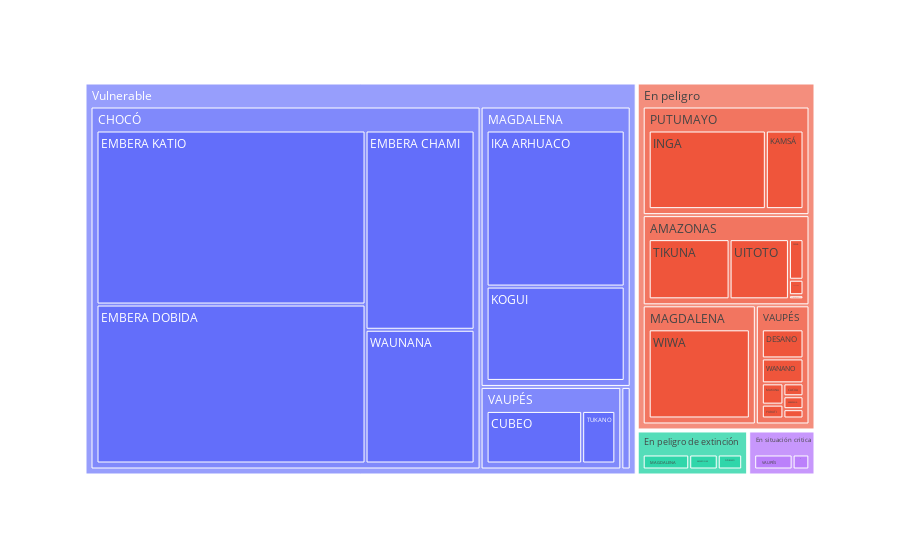

Notebook code for this chart:
### Markdown cell above
**Se realiza la visualización con las variables que se desean usar, Vitalidad, Departamento, Nombre de Lengua y Número de Hablantes**

### Code cell
fig = px.treemap(new, path=['Vitalidad',"Departamento",'Nombre de Lengua'],
                 values='Número de Hablantes')
  
fig.show()

### Figure 1 — Plotly figure (JSON) as saved in the notebook; plotly's stock layout.template omitted (floating-point values rounded to 4 significant figures)
{"data": [{"branchvalues": "total", "domain": {"x": [0, 1], "y": [0, 1]}, "hovertemplate": "labels=%{label}<br>Número de Hablantes=%{value}<br>parent=%{parent}<br>id=%{id}<extra></extra>", "ids": ["En peligro de extinción/AMAZONAS/ANDOQUE", "En situación critica/VAUPÉS/BARASANA", "En peligro/VAUPÉS/BARÁ", "Vulnerable/AMAZONAS/BORA", "En situación critica/VAUPÉS/CABIYARI", "En peligro/VAUPÉS/CACUA", "En situación critica/VAUPÉS/CARIJONA", "En peligro de extinción/MAGDALENA/CHIMILA", "En peligro de extinción/AMAZONAS/COCAMA", "En peligro de extinción/PUTUMAYO/COFÁN", "Vulnerable/VAUPÉS/CUBEO", "En peligro/VAUPÉS/DESANO", "Vulnerable/CHOCÓ/EMBERA CHAMI", "Vulnerable/CHOCÓ/EMBERA DOBIDA", "Vulnerable/CHOCÓ/EMBERA KATIO", "Vulnerable/MAGDALENA/IKA ARHUACO", "En peligro/PUTUMAYO/INGA", "En peligro/PUTUMAYO/KAMSÁ", "En peligro/VAUPÉS/KARAPANA", "Vulnerable/MAGDALENA/KOGUI", "En peligro/VAUPÉS/MAKUNA", "En peligro de extinción/AMAZONAS/MIRAÑA", "En peligro/AMAZONAS/MUINANE", "En situación critica/AMAZONAS/NONUYA", "En peligro de extinción/AMAZONAS/OCAINA", "En situación critica/VAUPÉS/PIRATAPUYO", "En situación critica/VAUPÉS/PISAMIRA", "En situación critica/PUTUMAYO/SIONA", "En peligro/VAUPÉS/SIRIANO", "En peligro/VAUPÉS/TAIWANO", "En peligro de extinción/AMAZONAS/TANIMUKA", "En situación critica/VAUPÉS/TARIANO", "En peligro/VAUPÉS/TATUYO", "En peligro/AMAZONAS/TIKUNA", "Vulnerable/VAUPÉS/TUKANO", "En peligro/VAUPÉS/TUYUCA", "En peligro/AMAZONAS/UITOTO", "En peligro/VAUPÉS/WANANO", "Vulnerable/CHOCÓ/WAUNANA", "En peligro/MAGDALENA/WIWA", "En peligro/AMAZONAS/YAGUA", "En peligro/AMAZONAS/YUCUNA", "En peligro/VAUPÉS/YURUTI", "En peligro/AMAZONAS", "En peligro de extinción/AMAZONAS", "En situación critica/AMAZONAS", "Vulnerable/AMAZONAS", "Vulnerable/CHOCÓ", "En peligro/MAGDALENA", "En peligro de extinción/MAGDALENA", "Vulnerable/MAGDALENA", "En peligro/PUTUMAYO", "En peligro de extinción/PUTUMAYO", "En situación critica/PUTUMAYO", "En peligro/VAUPÉS", "En situación critica/VAUPÉS", "Vulnerable/VAUPÉS", "En peligro", "En peligro de extinción", "En situación critica", "Vulnerable"], "labels": ["ANDOQUE", "BARASANA", "BARÁ", "BORA", "CABIYARI", "CACUA", "CARIJONA", "CHIMILA", "COCAMA", "COFÁN", "CUBEO", "DESANO", "EMBERA CHAMI", "EMBERA DOBIDA", "EMBERA KATIO", "IKA ARHUACO", "INGA", "KAMSÁ", "KARAPANA", "KOGUI", "MAKUNA", "MIRAÑA", "MUINANE", "NONUYA", "OCAINA", "PIRATAPUYO", "PISAMIRA", "SIONA", "SIRIANO", "TAIWANO", "TANIMUKA", "TARIANO", "TATUYO", "TIKUNA", "TUKANO", "TUYUCA", "UITOTO", "WANANO", "WAUNANA", "WIWA", "YAGUA", "YUCUNA", "YURUTI", "AMAZONAS", "AMAZONAS", "AMAZONAS", "AMAZONAS", "CHOCÓ", "MAGDALENA", "MAGDALENA", "MAGDALENA", "PUTUMAYO", "PUTUMAYO", "PUTUMAYO", "VAUPÉS", "VAUPÉS", "VAUPÉS", "En peligro", "En peligro de extinción", "En situación critica", "Vulnerable"], "name": "", "parents": ["En peligro de extinción/AMAZONAS", "En situación critica/VAUPÉS", "En peligro/VAUPÉS", "Vulnerable/AMAZONAS", "En situación critica/VAUPÉS", "En peligro/VAUPÉS", "En situación critica/VAUPÉS", "En peligro de extinción/MAGDALENA", "En peligro de extinción/AMAZONAS", "En peligro de extinción/PUTUMAYO", "Vulnerable/VAUPÉS", "En peligro/VAUPÉS", "Vulnerable/CHOCÓ", "Vulnerable/CHOCÓ", "Vulnerable/CHOCÓ", "Vulnerable/MAGDALENA", "En peligro/PUTUMAYO", "En peligro/PUTUMAYO", "En peligro/VAUPÉS", "Vulnerable/MAGDALENA", "En peligro/VAUPÉS", "En peligro de extinción/AMAZONAS", "En peligro/AMAZONAS", "En situación critica/AMAZONAS", "En peligro de extinción/AMAZONAS", "En situación critica/VAUPÉS", "En situación critica/VAUPÉS", "En situación critica/PUTUMAYO", "En peligro/VAUPÉS", "En peligro/VAUPÉS", "En peligro de extinción/AMAZONAS", "En situación critica/VAUPÉS", "En peligro/VAUPÉS", "En peligro/AMAZONAS", "Vulnerable/VAUPÉS", "En peligro/VAUPÉS", "En peligro/AMAZONAS", "En peligro/VAUPÉS", "Vulnerable/CHOCÓ", "En peligro/MAGDALENA", "En peligro/AMAZONAS", "En peligro/AMAZONAS", "En peligro/VAUPÉS", "En peligro", "En peligro de extinción", "En situación critica", "Vulnerable", "Vulnerable", "En peligro", "En peligro de extinción", "Vulnerable", "En peligro", "En peligro de extinción", "En situación critica", "En peligro", "En situación critica", "Vulnerable", "", "", "", ""], "type": "treemap", "values": [46, 232, 0, 377, 82, 231, 10, 1035, 213, 544, 4210, 1080, 11923, 23465, 25692, 12800, 7090, 2280, 231, 7739, 409, 87, 50, 4, 94, 574, 30, 404, 0, 0, 194, 0, 166, 4065, 1460, 0, 2982, 924, 8001, 6971, 494, 188, 266, 7779, 634, 4, 377, 69081, 6971, 1035, 20539, 9370, 544, 404, 3307, 928, 5670, 27427, 2213, 1336, 95667]}], "layout": {"legend": {"tracegroupgap": 0}, "margin": {"t": 60}}}
